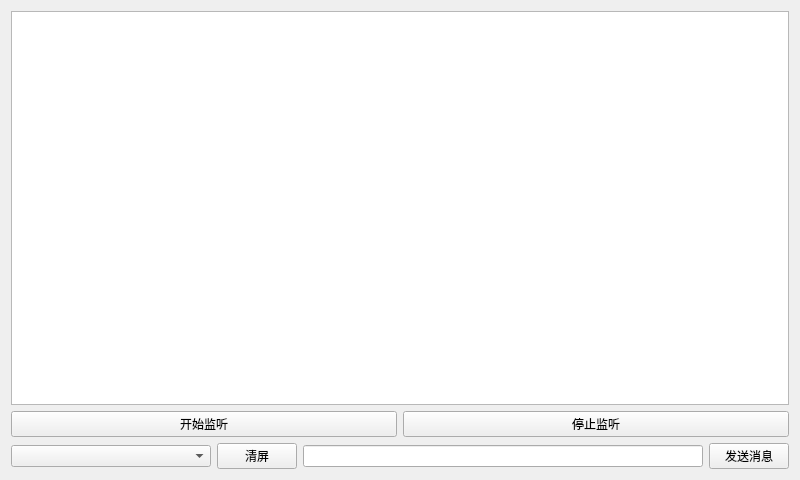
<?xml version="1.0" encoding="UTF-8"?>
<ui version="4.0">
 <class>Widget</class>
 <widget class="QWidget" name="Widget">
  <property name="geometry">
   <rect>
    <x>0</x>
    <y>0</y>
    <width>800</width>
    <height>480</height>
   </rect>
  </property>
  <property name="windowTitle">
   <string>Widget</string>
  </property>
  <layout class="QVBoxLayout" name="verticalLayout">
   <item>
    <widget class="QTextBrowser" name="textBrowser"/>
   </item>
   <item>
    <layout class="QHBoxLayout" name="horizontalLayout">
     <item>
      <widget class="QPushButton" name="pushButton">
       <property name="text">
        <string>开始监听</string>
       </property>
       <property name="checkable">
        <bool>false</bool>
       </property>
      </widget>
     </item>
     <item>
      <widget class="QPushButton" name="pushButton_2">
       <property name="text">
        <string>停止监听</string>
       </property>
       <property name="checkable">
        <bool>false</bool>
       </property>
       <property name="checked">
        <bool>false</bool>
       </property>
      </widget>
     </item>
    </layout>
   </item>
   <item>
    <layout class="QHBoxLayout" name="horizontalLayout_2">
     <item>
      <widget class="QComboBox" name="ipComboBox">
       <property name="minimumSize">
        <size>
         <width>200</width>
         <height>0</height>
        </size>
       </property>
      </widget>
     </item>
     <item>
      <widget class="QPushButton" name="clearPushButton">
       <property name="text">
        <string>清屏</string>
       </property>
      </widget>
     </item>
     <item>
      <widget class="QLineEdit" name="lineEdit">
       <property name="text">
        <string/>
       </property>
      </widget>
     </item>
     <item>
      <widget class="QPushButton" name="pushButton_3">
       <property name="text">
        <string>发送消息</string>
       </property>
      </widget>
     </item>
    </layout>
   </item>
  </layout>
 </widget>
 <resources/>
 <connections/>
</ui>
